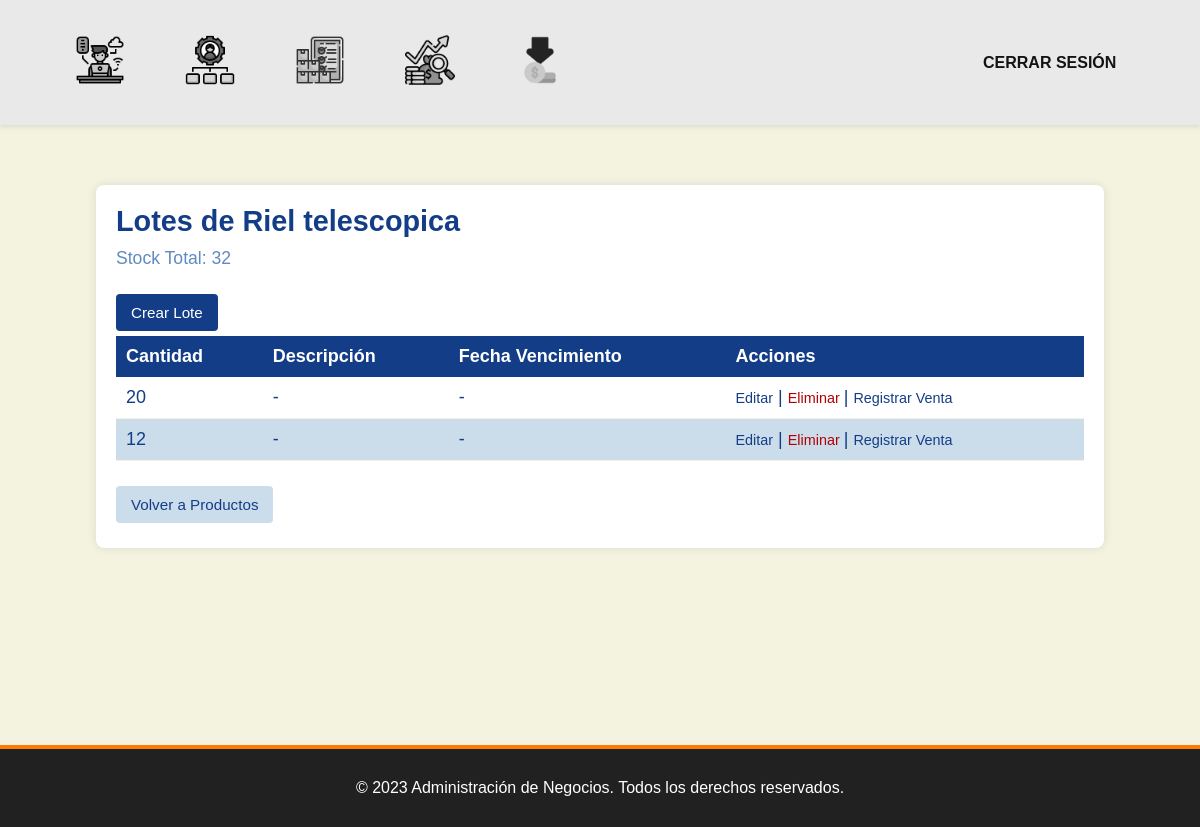
/inventario/lotes/5/ (signed in), run on the app's committed database.
### inventario/models.py (models this page shows, shortened)
class Producto(models.Model):
    negocio = models.CharField(max_length=150, null=False, blank=False)
    nombre = models.CharField(max_length=150)
    tipo_producto = models.CharField(max_length=100, blank=True)
    descripcion = models.TextField(blank=True)
    precio_compra = models.DecimalField(max_digits=10, decimal_places=2, default=0)
    precio_venta = models.DecimalField(max_digits=10, decimal_places=2, default=0)
    stock_minimo = models.PositiveIntegerField(default=0)  # Para alertas
    permitir_stock_negativo = models.BooleanField(default=False)  # Admin decide
    fecha_creacion = models.DateTimeField(auto_now_add=True)
    fecha_actualizacion = models.DateTimeField(auto_now=True)
    @property
    def stock_total(self):
        lotes = self.lote_set.all()  # Relación inversa
        return sum(l.cantidad for l in lotes)

class Lote(models.Model):
    producto = models.ForeignKey(Producto, on_delete=models.CASCADE)
    cantidad = models.PositiveIntegerField(default=0)
    fecha_vencimiento = models.DateField(null=True, blank=True)
    fecha_actualizacion = models.DateTimeField(auto_now=True)

### inventario/views.py (the view)
# urls.py: path('lotes/<int:producto_id>/', lista_lotes, name='lista_lotes'),
@login_required
def lista_lotes(request, producto_id):
    producto = get_object_or_404(
        Producto, id=producto_id, negocio=request.user.negocio
    )
    lotes = Lote.objects.filter(producto=producto)
    return render(request, 'inventario/lista_lotes.html', {
        'producto': producto,
        'lotes': lotes
    })

### inventario/templates/inventario/lista_lotes.html (shortened to what this page needs)
{% extends 'base.html' %}
{% load static %}
{% block content %}
<div class="admin-dashboard">
  <h1 class="admin-title">Lotes de {{ producto.nombre }}</h1>
  <p class="admin-subtitle">Stock Total: {{ producto.stock_total }}</p>
  {% if request.user.rol == 'admin' %}
    <p>
      <a href="{% url 'crear_lote' producto.id %}" class="admin-button">
        Crear Lote
      </a>
    </p>
  {% endif %}
  <div class="table-responsive">
    <table class="admin-table">
      <thead>
        <tr>
          <th class="admin-table-header">Cantidad</th>
          <th class="admin-table-header">Descripción</th>
          <th class="admin-table-header">Fecha Vencimiento</th>
          <th class="admin-table-header">Acciones</th>
        </tr>
      </thead>
      <tbody>
        {% for lote in lotes %}
          <tr class="admin-table-row">
            <td class="admin-table-data">{{ lote.cantidad }}</td>
            <td class="admin-table-data">
              {% if lote.descripcion %}
                {{ lote.descripcion }}
              {% else %}
                -
              {% endif %}
            </td>
            <td class="admin-table-data">
              {% if lote.fecha_vencimiento %}
                {{ lote.fecha_vencimiento }}
              {% else %}
                -
              {% endif %}
            </td>
            <td class="admin-table-data">
              {% if request.user.rol == 'admin' %}
                <a href="{% url 'editar_lote' lote.id %}" class="admin-link-sm">Editar</a> |
                <a href="{% url 'eliminar_lote' lote.id %}"
                   class="admin-link-sm admin-link-danger"
                   onclick="return confirm('¿Eliminar lote?')">
                  Eliminar
                </a> |
              {% endif %}
              <a href="{% url 'registrar_venta' lote.id %}" class="admin-link-sm">
                Registrar Venta
              </a>
            </td>
          </tr>
        {% endfor %}
      </tbody>
    </table>
  </div>
  <p>
    <a href="{% url 'lista_productos' %}" class="admin-button admin-button-cancel">
      Volver a Productos
    </a>
  </p>
</div>
{% endblock %}

### static/css/header.css (style rules this page uses)
html, body { margin: 0; padding: 0; font-family: 'Century Gothic', sans-serif; background-color: #ffffff; }
h1, h2, h3 { font-family: 'Century Gothic', sans-serif; font-weight: bold; }
@media (min-width: 1024px) and (max-width: 1439px) { body { font-size: 18px; } }

### static/css/contenido.css (style rules this page uses)
* { margin: 0; padding: 0; box-sizing: border-box; }
html, body { font-family: "Century Gothic", sans-serif; background-color: #F3F3E0; color: #133E87; width: 100%; height: 100%; }
.admin-dashboard { width: 90%; max-width: 1200px; margin: 20px auto; padding: 20px; background-color: #FFFFFF; border-radius: 8px; box-shadow: 0 0 10px rgba(0,0,0,0.1); animation: fadeInUp 0.8s ease-in-out; }
.admin-title { font-size: 1.8rem; margin-bottom: 10px; }
.admin-subtitle { font-size: 1.1rem; margin-bottom: 20px; color: #608BC1; }
.admin-button { display: inline-block; padding: 10px 15px; margin: 5px 0; background-color: #133E87; color: #FFFFFF; text-decoration: none; border: none; border-radius: 4px; cursor: pointer; font-size: 0.95rem; transition: background-color 0.3s ease; }
.admin-button-cancel { background-color: #CBDCEB; color: #133E87; }
.table-responsive { width: 100%; overflow-x: auto; }
.admin-table { width: 100%; border-collapse: collapse; margin-bottom: 20px; }
.admin-table-header { background-color: #133E87; color: #FFFFFF; text-align: left; padding: 10px; font-weight: bold; }
.admin-table-row:nth-child(even) { background-color: #CBDCEB; }
.admin-table-data { padding: 10px; border-bottom: 1px solid #F3F3E0; }
.admin-link-sm { color: #133E87; text-decoration: none; font-size: 0.9rem; }
.admin-link-danger { color: #b30000; }

### data on the page
Producto: nombre "Riel telescopica", stock_total "32"
Lote: cantidad "20"
Lote: cantidad "12"
